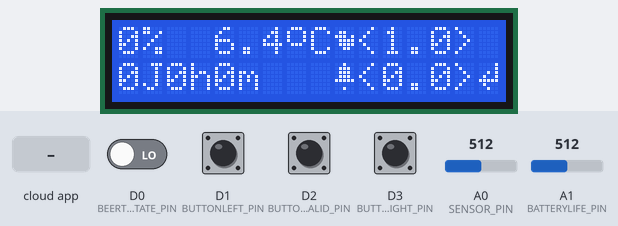
This sketch was run on a simulated Arduino MKR. Parts: 16×2 character LCD. Inputs (shaded band) come from the test bench; at power-on: D1 (BUTTONLEFT_PIN), D2 (BUTTONVALID_PIN), D3 (BUTTONRIGHT_PIN) HIGH, D0 (BEERTAPSTATE_PIN) LOW, A0 (SENSOR_PIN) = 512, A1 (BATTERYLIFE_PIN) = 512. WiFi joins after 1.5 s; servers stay silent unless stated; not simulated (calls return 0 or success): arduino_secrets.h; what the sketch prints to the serial monitor is not drawn.

Above: at 15.8 s.
15.9 s: the phone or cloud app sets tempThreshold to 25
At 17.8 s:
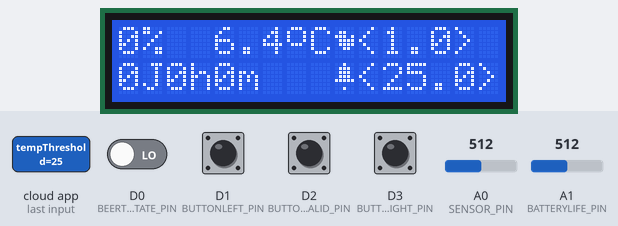
18.5 s: D2 (BUTTONVALID_PIN) pulled LOW for 0.15 s
At 20.2 s:
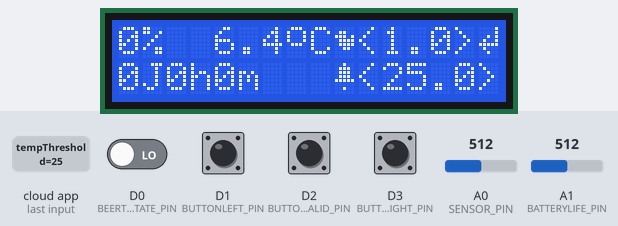
21.2 s: the phone or cloud app sets tempThreshold to 0
At 23.0 s:
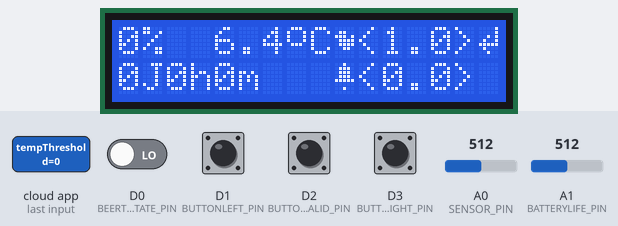
23.3 s: A0 (SENSOR_PIN) set to 716
At 24.8 s:
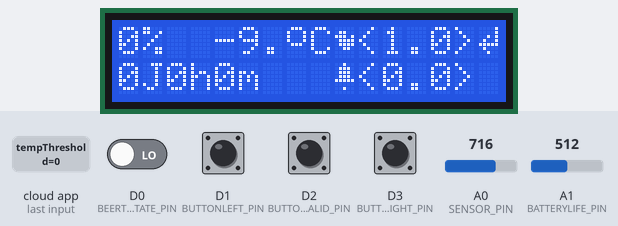
25.7 s: A1 (BATTERYLIFE_PIN) set to 716
At 27.6 s:
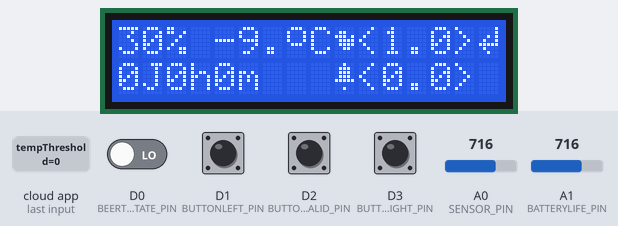
27.9 s: A1 (BATTERYLIFE_PIN) set to 684
At 29.7 s:
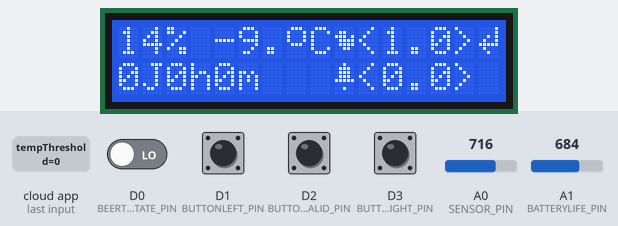
30.0 s: A1 (BATTERYLIFE_PIN) set to 659
Timing chart, 0 to 33.0 s (numbered marks = the images above; inputs shaded):
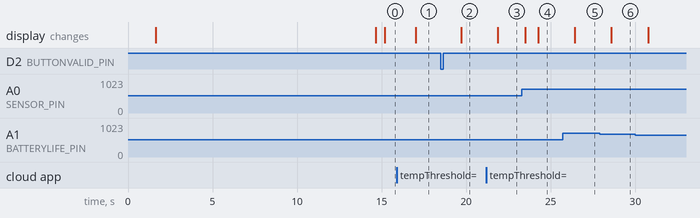

Measured:
- after the input at 15.9 s, the display: changes after 1.1 s (image 1)
- after the input at 18.5 s, the display: changes after 1.2 s (image 2)
- after the input at 21.2 s, the display: changes after 0.68 s (image 3)
- after the input at 23.3 s, the display: first changes after 0.20 s (image 4 shows a later state)
- after the input at 25.7 s, the display: changes after 0.72 s (image 5)
- after the input at 27.9 s, the display: changes after 0.69 s (image 6)

The sketch:

ProgMKR1010IoTCloud.ino
```cpp
//Libraries
#include "arduino_secrets.h"
#include "thingProperties.h"
#include <Arduino.h>
#include <SPI.h>
#include <WiFiNINA.h>
#include <BlynkSimpleWiFiNINA.h>
#include <NTC_Thermistor.h>
#include <AverageThermistor.h>
#include "LiquidCrystal_I2C.h"

#define BEERTAPSTATE_PIN       0
#define BUTTONLEFT_PIN         1
#define BUTTONVALID_PIN        2
#define BUTTONRIGHT_PIN        3

#define SENSOR_PIN             A0
#define REFERENCE_RESISTANCE   24000
#define NOMINAL_RESISTANCE     10000
#define NOMINAL_TEMPERATURE    25
#define B_VALUE                3950

#define BATTERYLIFE_PIN        A1
#define MAXVOLTAGE             4.2
#define MINVOLTAGE             3.2
/**
  How many readings are taken to determine a mean temperature.
  The more values, the longer a calibration is performed,
  but the readings will be more accurate.
*/
#define READINGS_NUMBER 50

/**
  Delay time between a temperature readings
  from the temperature sensor (ms).
*/
#define DELAY_TIME 10

//Temperature differential which allow pushing notification
float differential=1.0;

//Battery percent
float percentBatteryLife;

//IFTTT
WiFiSSLClient client;
char serverifttt[] = "maker.ifttt.com";

//Wifi connection
int status = WL_IDLE_STATUS;
WiFiServer server(80);

//Blynk interruption
BlynkTimer timer;

//LCD logos
uint8_t bell[8]  = {0x4, 0xe, 0xe, 0xe, 0x1f, 0x0, 0x4};
uint8_t empty[8]  = {0x0, 0x0, 0x0, 0x0, 0x0, 0x0, 0x0};
uint8_t clock[8] = {0x0, 0xe, 0x15, 0x17, 0x11, 0xe, 0x0};
uint8_t degree[8] = {0xe, 0x11, 0x11, 0x11, 0xe, 0x0, 0x0};
uint8_t duck[8]  = {0x0, 0xc, 0x1d, 0xf, 0xf, 0x6, 0x0};
uint8_t check[8] = {0x0, 0x1 ,0x3, 0x16, 0x1c, 0x8, 0x0};
uint8_t cross[8] = {0x0, 0x1b, 0xe, 0x4, 0xe, 0x1b, 0x0};
uint8_t retarrow[8] = {0x1, 0x1, 0x5, 0x9, 0x1f, 0x8, 0x4};

//Initialization
int step = 0;
bool canPushNotification = false;
Thermistor* thermistor = NULL;
bool buttonLeft = 0;
bool buttonLeftMem = 0;
bool buttonLeftFM = 0;
bool buttonRight = 0;
bool buttonRightMem = 0;
bool buttonRightFM = 0;
bool buttonValid = 0;
bool buttonValidMem = 0;
bool buttonValidFM= 0;

// Connect via i2c, default address #0 (A0-A2 not jumpered)
LiquidCrystal_I2C lcd(0x27, 16, 2);

void setup() {
  Serial.begin(9600);
  delay(1500);

  pinMode(BEERTAPSTATE_PIN, INPUT);
  pinMode(BUTTONLEFT_PIN, INPUT_PULLUP);
  pinMode(BUTTONVALID_PIN, INPUT_PULLUP);
  pinMode(BUTTONRIGHT_PIN, INPUT_PULLUP);
  //analogReference(AR_EXTERNAL);

  //LCD display
  lcd.init();
  lcd.setBacklight(HIGH);

  lcd.createChar(0, bell);
	lcd.createChar(1, empty);
	lcd.createChar(2, clock);
	lcd.createChar(3, degree);
	lcd.createChar(4, duck);
	lcd.createChar(5, check);
	lcd.createChar(6, cross);
	lcd.createChar(7, retarrow);
  lcd.setCursor(0,0);
  lcd.print("Chargement...");

  //Check the wifi connection
  if (WiFi.status() == WL_NO_SHIELD) {
    Serial.print("WiFi shield not present");
    while (true);
  }
  //Test
  //Attempt to connect to WiFi network
  while (status != WL_CONNECTED) {
    Serial.print("Attempting to connect to Network named : ");
    Serial.println(SSID);

    //Connect to WPA/WPA2 network
    status = WiFi.begin(SSID, PASS);
    //Wait 10 seconds for connection
    delay(10000);
  }

  server.begin();         //Start the web server on port 80
  printWifiStatus();      //You are connected now, so print out the status

  //This function takes care of connecting your sketch variables to the ArduinoIoTCloud object
  initProperties();

  //Initialize Arduino IoT Cloud library
  ArduinoCloud.begin(ArduinoIoTPreferredConnection);

  setDebugMessageLevel(DBG_INFO);
  ArduinoCloud.printDebugInfo();

  thermistor = new AverageThermistor(
      new NTC_Thermistor(
      SENSOR_PIN,
      REFERENCE_RESISTANCE,
      NOMINAL_RESISTANCE,
      NOMINAL_TEMPERATURE,
      B_VALUE
    ),
    READINGS_NUMBER,
    DELAY_TIME
  );

  timer.setInterval(1000L, beerTapOnCpt);
  lcd.clear();
}

void loop() {
  ArduinoCloud.update();
  timer.run();        // run timer every second

  //Battery life
  float batteryPercent = analogRead(BATTERYLIFE_PIN);
  int minValue = (1023 * MINVOLTAGE) / 5;
  int maxValue = (1023 * MAXVOLTAGE) / 5;

  batteryPercent = ((batteryPercent - minValue) / (maxValue - minValue)) * 100;

  if(batteryPercent > 99){
    percentBatteryLife = 99;
  }
  else if(batteryPercent < 0){
    percentBatteryLife = 0;
  }
  else{
    percentBatteryLife = batteryPercent;
  }

  //Rising edge detection
  buttonLeft = digitalRead(BUTTONLEFT_PIN);
  ((buttonLeft != buttonLeftMem) && (buttonLeft==HIGH)) ? buttonLeftFM=true : buttonLeftFM=false;
  buttonLeftMem = buttonLeft;

  buttonRight = digitalRead(BUTTONRIGHT_PIN);
  ((buttonRight != buttonRightMem) && (buttonRight==HIGH)) ? buttonRightFM=true : buttonRightFM=false;
  buttonRightMem = buttonRight;

  buttonValid = digitalRead(BUTTONVALID_PIN);
  ((buttonValid != buttonValidMem) && (buttonValid==HIGH)) ? buttonValidFM=true : buttonValidFM=false;
  buttonValidMem = buttonValid;

  //Steinhart relation
  temperature = thermistor->readCelsius();

  //Notification
  if ((temperature < tempThreshold) && canPushNotification) {
     iftttSend(tempThreshold);
     canPushNotification = false;
  }
  if (temperature > (tempThreshold + differential)){
    canPushNotification = true;
  }

  //Temperature differential and threshold control
  if (buttonValidFM){
    step += 1;
  }
  if (step > 1 ){
    step = 0;
  }
  //State machine
  switch (step)
  {
  case 0:
    lcd.setCursor(15,0);
    lcd.write(7);
    lcd.setCursor(15,1);
    lcd.write(1);
    if(buttonLeftFM){
      differential -= 0.1;
    }
    if(buttonRightFM){
      differential += 0.1;
    }
    break;
  case 1:
    lcd.setCursor(15,1);
    lcd.write(7);
    lcd.setCursor(15,0);
    lcd.write(1);
    if(buttonLeftFM){
      tempThreshold -= 0.1;
    }
    if(buttonRightFM){
      tempThreshold += 0.1;
    }
    break;
  }

lcdDisplay();
}

void printWifiStatus() {
  //Print rhe SSID of the net work you are attached to
  Serial.print("SSID : ");
  Serial.println(WiFi.SSID());

  //Print your WiFi shield's IP adress
  IPAddress ip = WiFi.localIP();
  Serial.print("IP address : ");
  Serial.println(ip);

  //Print the received signal strenght
  long rssi = WiFi.RSSI();
  Serial.print("Signal strenght (RSSI) : ");
  Serial.print(rssi);
  Serial.println(" dBm");
}

void iftttSend(int val) {
  String str_val = String(val);
  Serial.println("Alarm triggered ! Temperature value is less than : " + str_val);
  String data = "{\"value1\":\"" + str_val + "\"}";
  // Serveur IFTTT connection
  Serial.println("Starting connection to server...");
  if (client.connectSSL(serverifttt, 443)) {
    Serial.println("Connected to server IFTTT, ready to trigger alarm...");
    // Make a HTTP request:
    client.println("POST /trigger/BeerTap/with/key/dlBLq2tfIELgiTqr9EWK9h/ HTTP/1.1");
    client.println("Host: maker.ifttt.com");
    client.println("Content-Type: application/json");
    client.print("Content-Length: ");
    client.println(data.length());
    client.println();
    client.print(data);
    Serial.println("IFTTT alarm triggered !");
  }
  else {
    Serial.println("Connection at IFTTT failed");
  }
}

void beerTapOnCpt(){
  bool beerTapOn = digitalRead(BEERTAPSTATE_PIN);

  if (beerTapOn && !resetCpt){
    timeElapsedinSec += 1;
    if (timeElapsedinSec == 60){
      timeElapsedinMin += 1;
      timeElapsedinSec = 0;
      if (timeElapsedinMin == 60){
        timeElapsedinHou += 1;
        timeElapsedinMin =0;
        if (timeElapsedinHou == 24){
          timeElapsedinDay += 1;
          timeElapsedinHou = 0;
        }
      }
    }
  }
  else{
    timeElapsedinSec = 0;
    timeElapsedinMin = 0;
    timeElapsedinHou = 0;
    timeElapsedinDay = 0;
  }
}

void lcdDisplay(){
    char bufferTemp[6];
    char bufferTime[9];
    char bufferDif[6];
    char bufferNotif[6];
    char bufferBattery[4];

    //Temperature display
    sprintf(bufferTemp,"%d.%d", (int)temperature, (int)(temperature*10)%10);
    lcd.setCursor(4,0);
    lcd.print(bufferTemp);
    lcd.setCursor(7,0);
    lcd.write(3);
    lcd.setCursor(8,0);
    lcd.print("C");

    //Time display
    sprintf(bufferTime,"%dJ%dh%dm",timeElapsedinDay,timeElapsedinHou,timeElapsedinMin);
    lcd.setCursor(0,1);
    lcd.print(bufferTime);

    //Differential display
    sprintf(bufferDif,"<%d.%d>", (int)differential, (int)(differential*10)%10);
    lcd.setCursor(9,0);
    lcd.write(4);
    lcd.setCursor(10,0);
    lcd.print(bufferDif);

    //Temeprature threshold display
    sprintf(bufferNotif,"<%d.%d>", (int)tempThreshold, (int)(tempThreshold*10)%10);
    lcd.setCursor(9,1);
    lcd.write(0);
    lcd.setCursor(10,1);
    lcd.print(bufferNotif);

    //Battery life display
    sprintf(bufferBattery,"%d%%", (int)percentBatteryLife);
    lcd.setCursor(0,0);
    lcd.print(bufferBattery);
}
```

thingProperties.h
```cpp
#include <ArduinoIoTCloud.h>
#include <Arduino_ConnectionHandler.h>

#define THING_ID "70486205-4b43-4f41-97ae-e83e6dc12b29"

const char SSID[] = SECRET_SSID;    // Network SSID (name)
const char PASS[] = SECRET_PASS;    // Network password (use for WPA, or use as key for WEP)

float temperature;

//BeerTap On counter
int timeElapsedinSec;
int timeElapsedinMin;
int timeElapsedinHou;
int timeElapsedinDay;

//Reset counter
bool resetCpt;

//Temperature differential
float tempThreshold;

void initProperties() {
  ArduinoCloud.setThingId(THING_ID);
  ArduinoCloud.addProperty(temperature, READ, ON_CHANGE, NULL, 0);
  ArduinoCloud.addProperty(timeElapsedinHou, READ, ON_CHANGE, NULL, 0);
  ArduinoCloud.addProperty(timeElapsedinDay, READ, ON_CHANGE, NULL, 0);
  ArduinoCloud.addProperty(resetCpt, READWRITE, ON_CHANGE);
  ArduinoCloud.addProperty(tempThreshold, READWRITE, ON_CHANGE);
}

WiFiConnectionHandler ArduinoIoTPreferredConnection(SSID,PASS);
```
